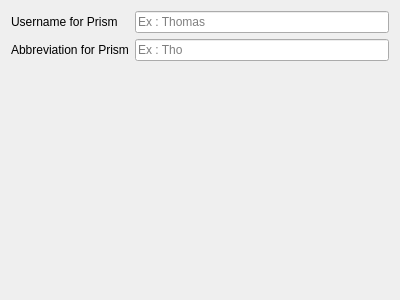
<?xml version="1.0" encoding="UTF-8"?>
<ui version="4.0">
 <class>Page_011_SelectLocation</class>
 <widget class="QWidget" name="Page_011_SelectLocation">
  <property name="geometry">
   <rect>
    <x>0</x>
    <y>0</y>
    <width>400</width>
    <height>300</height>
   </rect>
  </property>
  <property name="windowTitle">
   <string>Form</string>
  </property>
  <layout class="QVBoxLayout" name="verticalLayout">
   <item>
    <layout class="QFormLayout" name="formLayout">
     <item row="0" column="0">
      <widget class="QLabel" name="label">
       <property name="text">
        <string>Username for Prism</string>
       </property>
      </widget>
     </item>
     <item row="0" column="1">
      <widget class="QLineEdit" name="le_username">
       <property name="placeholderText">
        <string>Ex : Thomas</string>
       </property>
      </widget>
     </item>
     <item row="1" column="0">
      <widget class="QLabel" name="label_2">
       <property name="text">
        <string>Abbreviation for Prism</string>
       </property>
      </widget>
     </item>
     <item row="1" column="1">
      <widget class="QLineEdit" name="le_abreviation">
       <property name="placeholderText">
        <string>Ex : Tho</string>
       </property>
      </widget>
     </item>
    </layout>
   </item>
   <item>
    <spacer name="verticalSpacer">
     <property name="orientation">
      <enum>Qt::Orientation::Vertical</enum>
     </property>
     <property name="sizeHint" stdset="0">
      <size>
       <width>20</width>
       <height>40</height>
      </size>
     </property>
    </spacer>
   </item>
  </layout>
 </widget>
 <resources/>
 <connections/>
</ui>
